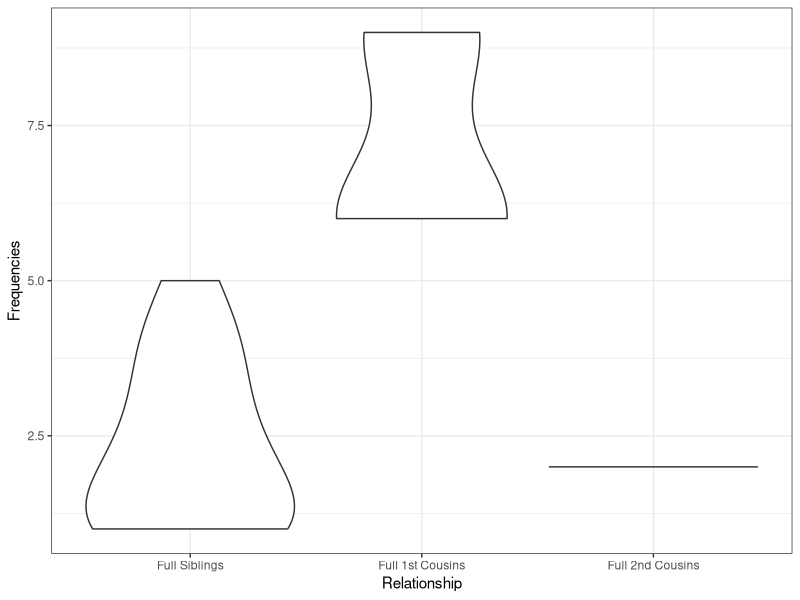

Generate this figure with R:
library(plyr)
library(ggplot2)
library(rstudioapi)

###Set working directory to source file location.
setwd(dirname(rstudioapi::getActiveDocumentContext()$path))

###Read in data for fam36415.
data <- read.delim("gutierrez_results.csv")

###Drop data with IDs that equal 0.
data <- data[!(data$Indiv1 == '0' | data$Indiv2 == '0'),]
data <- na.omit(data)

###Limit frequencies to only 0 GD relationships.
mydata <- data[data$generation.depth == '0', ]

###Concatenate GD and ME into one column for frequency counts.
mydata$relation <- paste(mydata$relationship.type,",", mydata$generation.depth, ",", mydata$meioses.events)

###Create frequency data frame.
sel_col <- c('Indiv1', 'relation')
frequency <- count(mydata, sel_col)

###Rename columns
names(frequency)[3] <- 'Frequencies'
names(frequency)[2] <- 'Relationship_Type'

###Create violin plot.
vp <- ggplot(frequency, aes(x=factor(Relationship_Type), y=Frequencies)) +
               geom_violin() +
  scale_x_discrete(name ='Relationship', labels=c('Full Siblings','Full 1st Cousins', 'Full 2nd Cousins', 
  'Half Siblings', 'Half 1st Cousins', 'Half 2nd Cousins', 'Unknown Siblings', 'Unknown 1st Cousins')) +
  theme_bw()
vp
